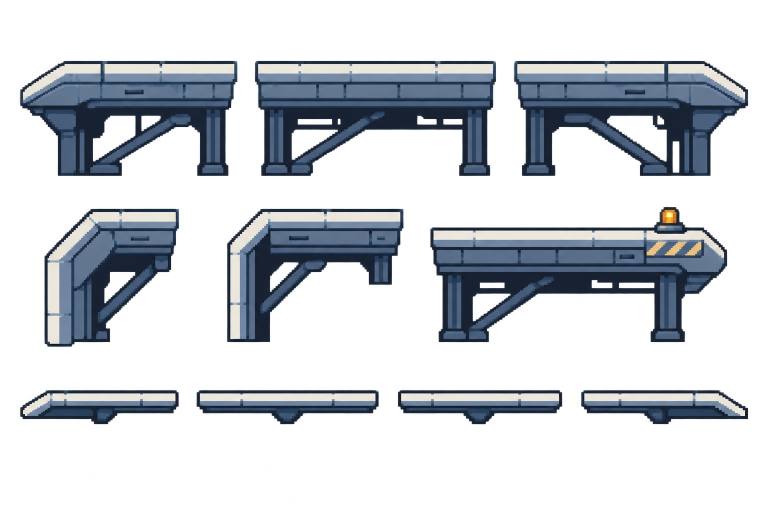
#> input picture assets/artwork/environments/sector-06-rooftop-evacuation-platforms/source/sector-06-rooftop-evacuation-platforms-imagegen-v1.png, 1536 x 1024 px (shown at 1/2 size)
$ python build_platform_atlas.py
#> lines starting #> are read from the running program, lines starting #| are printed output that depends on the picture; after the words box and inside, x2 and y2 are one past the last pixel; in counts of white or black regions, pixels touching at a corner belong together
from pathlib import Path

from PIL import Image, ImageDraw


ROOT = Path(__file__).resolve().parents[1]
EXPORT = ROOT / "export"
PREVIEW = ROOT / "preview"
RAW_SOURCE = ROOT / "source" / "sector-06-rooftop-evacuation-platforms-imagegen-v1.png"
NORMALIZED_SOURCE = EXPORT / "sector-06-rooftop-evacuation-platforms-module-sheet-v1.png"

TILE_SIZE = 32
EDGE_HEIGHT = 8

COLOR = {
    "outline": (20, 31, 45, 255),
    "deep_navy": (30, 47, 66, 255),
    "gantry_shadow": (43, 62, 82, 255),
    "structural_blue": (68, 90, 111, 255),
    "weathered_metal": (112, 132, 147, 255),
    "pale_metal": (183, 192, 193, 255),
    "flight_deck": (218, 217, 207, 255),
    "wind_white": (237, 233, 218, 255),
}


def normalize_imagegen_source():
    """Keep opaque modules and remove only transparent glow/shadow from the built-in source."""
    source = Image.open(RAW_SOURCE).convert("RGBA")
    alpha = source.getchannel("A").point(lambda value: 255 if value >= 128 else 0)
    source.putalpha(alpha)
    normalized = source.quantize(
        colors=24,
        method=Image.Quantize.FASTOCTREE,
        dither=Image.Dither.NONE,
    ).convert("RGBA")
    normalized.save(NORMALIZED_SOURCE, optimize=True)
    return normalized


def build_fill_tile():
    image = Image.new("RGBA", (TILE_SIZE, TILE_SIZE), COLOR["deep_navy"])
    draw = ImageDraw.Draw(image)

    # Each 32px module is one wind-open service bay. Boundary posts and a
    # single diagonal brace establish a gantry silhouette without micro-noise.
    draw.rectangle((0, 0, TILE_SIZE - 1, 4), fill=COLOR["structural_blue"])
    draw.line((0, 0, TILE_SIZE - 1, 0), fill=COLOR["weathered_metal"], width=1)
    draw.line((0, 4, TILE_SIZE - 1, 4), fill=COLOR["outline"], width=1)
    draw.rectangle((0, 5, 3, TILE_SIZE - 1), fill=COLOR["gantry_shadow"])
    draw.rectangle((TILE_SIZE - 4, 5, TILE_SIZE - 1, TILE_SIZE - 1), fill=COLOR["gantry_shadow"])
    draw.line((1, 6, 1, TILE_SIZE - 3), fill=COLOR["structural_blue"], width=1)
    draw.line((TILE_SIZE - 2, 6, TILE_SIZE - 2, TILE_SIZE - 3), fill=COLOR["structural_blue"], width=1)

    draw.line((4, TILE_SIZE - 5, TILE_SIZE - 5, 7), fill=COLOR["gantry_shadow"], width=4)
    draw.line((5, TILE_SIZE - 6, TILE_SIZE - 6, 8), fill=COLOR["structural_blue"], width=1)
    draw.rectangle((0, TILE_SIZE - 4, TILE_SIZE - 1, TILE_SIZE - 1), fill=COLOR["gantry_shadow"])
    draw.line((0, TILE_SIZE - 4, TILE_SIZE - 1, TILE_SIZE - 4), fill=COLOR["weathered_metal"], width=1)
    draw.line((0, TILE_SIZE - 1, TILE_SIZE - 1, TILE_SIZE - 1), fill=COLOR["outline"], width=1)

    return image


def build_edge_tile():
    image = Image.new("RGBA", (TILE_SIZE, EDGE_HEIGHT), (0, 0, 0, 0))
    draw = ImageDraw.Draw(image)

    # A pale chamfered cap reads first; the recessed drainage seam and dark
    # flange below it keep the exterior aviation deck distinct from Sector 05.
    draw.line((0, 0, TILE_SIZE - 1, 0), fill=COLOR["outline"], width=1)
    draw.line((0, 1, TILE_SIZE - 1, 1), fill=COLOR["wind_white"], width=1)
    draw.line((0, 2, TILE_SIZE - 1, 2), fill=COLOR["flight_deck"], width=1)
    draw.line((0, 3, TILE_SIZE - 1, 3), fill=COLOR["pale_metal"], width=1)
    draw.line((0, 4, TILE_SIZE - 1, 4), fill=COLOR["weathered_metal"], width=1)
    draw.line((0, 5, TILE_SIZE - 1, 5), fill=COLOR["structural_blue"], width=1)
    draw.line((0, 6, TILE_SIZE - 1, 6), fill=COLOR["gantry_shadow"], width=1)
    draw.line((0, 7, TILE_SIZE - 1, 7), fill=COLOR["outline"], width=1)

    return image


def tile_region(tile, width, height):
    image = Image.new("RGBA", (width, height), (0, 0, 0, 0))
    for x in range(0, width, tile.width):
        for y in range(0, height, tile.height):
            image.alpha_composite(tile, (x, y))
    return image


def build_preview(fill, edge):
    scale = 4
    canvas = Image.new("RGBA", (768, 384), (10, 24, 41, 255))

    solid = tile_region(fill, 640, 96)
    solid.alpha_composite(tile_region(edge, 640, EDGE_HEIGHT), (0, 0))
    canvas.alpha_composite(solid, (64, 48))

    thin = tile_region(fill, 512, 16)
    thin.alpha_composite(tile_region(edge, 512, EDGE_HEIGHT), (0, 0))
    canvas.alpha_composite(thin, (128, 192))

    fill_large = fill.resize((TILE_SIZE * scale, TILE_SIZE * scale), Image.Resampling.NEAREST)
    edge_large = edge.resize((TILE_SIZE * scale, EDGE_HEIGHT * scale), Image.Resampling.NEAREST)
    canvas.alpha_composite(fill_large, (160, 240))
    canvas.alpha_composite(edge_large, (416, 288))
    return canvas


def main():
    EXPORT.mkdir(parents=True, exist_ok=True)
    PREVIEW.mkdir(parents=True, exist_ok=True)

    normalize_imagegen_source()
#> in normalize_imagegen_source, source is the input picture: PIL image 1536x1024 RGBA; mean R, G, B, A 59.9, 68.6, 79.6, 77
#> in normalize_imagegen_source, `alpha = source.getchannel("A").point(lambda value: 255 if value >= 128..`:
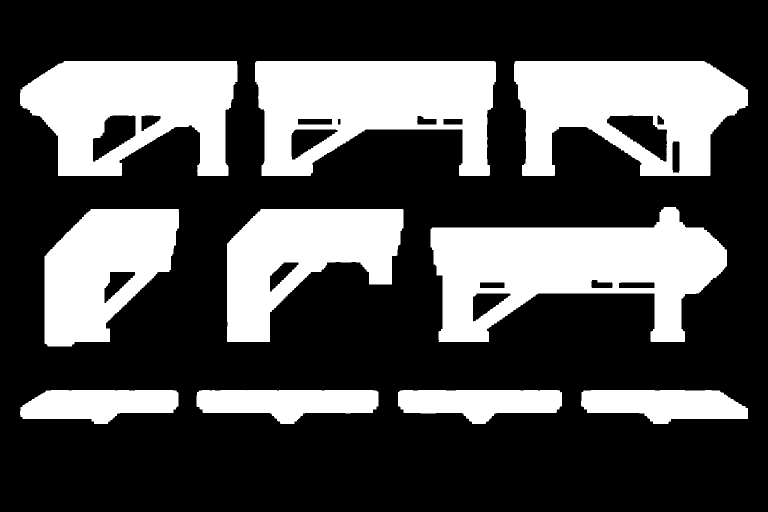
#> alpha: PIL image 1536x1024 L (shown at 1/2 size); 30.5% white; 10 white regions, largest, box (x1, y1, x2, y2) and area: (861, 414, 1454, 684) 90243, (510, 122, 992, 352) 76687, (1028, 122, 1496, 352) 72885
    fill = build_fill_tile()
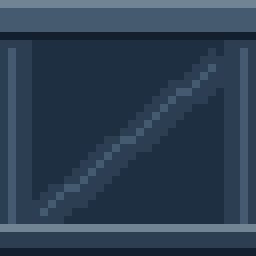
#> fill: PIL image 32x32 RGBA (shown 8 times larger); mean R, G, B, A 44.4, 62.6, 81.7, 255
    edge = build_edge_tile()
    fill.save(EXPORT / "terrain-fill.png", optimize=True)
    edge.save(EXPORT / "terrain-edge.png", optimize=True)
    build_preview(fill, edge).save(
        PREVIEW / "sector-06-rooftop-evacuation-platforms-review-v1.png",
        optimize=True,
    )
#> in build_preview, `canvas = Image.new("RGBA", (768, 384), (10, 24, 41, 255))`:
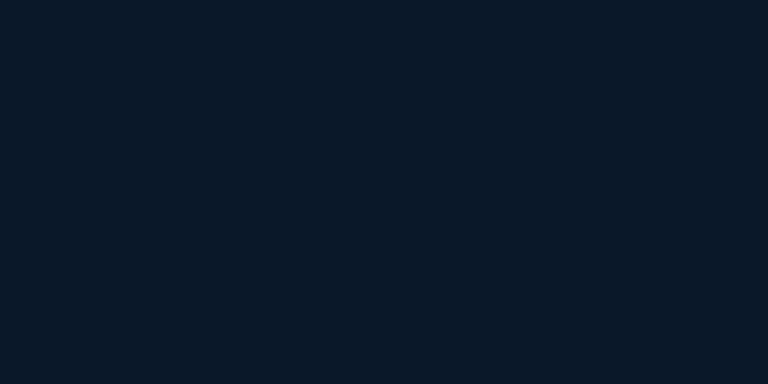
#> canvas: PIL image 768x384 RGBA; mean R, G, B, A 10, 24, 41, 255
#> in tile_region, `image = Image.new("RGBA", (width, height), (0, 0, 0, 0))`: image: PIL image 640x96 RGBA; every value is 0
#> after the loop in tile_region, `for x in range(0, width, tile.width):`:
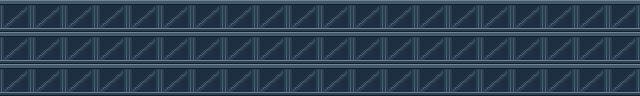
#> image: PIL image 640x96 RGBA; mean R, G, B, A 44.4, 62.6, 81.7, 255
#> call 3 of tile_region, with width = 512, height = 16
#> in tile_region (call 3), `image = Image.new("RGBA", (width, height), (0, 0, 0, 0))`: image: PIL image 512x16 RGBA; every value is 0
#> after the loop in tile_region (call 3), `for x in range(0, width, tile.width):`:
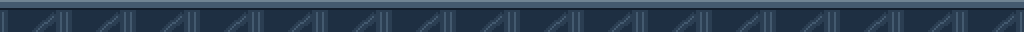
#> image: PIL image 512x16 RGBA (shown 2 times larger); mean R, G, B, A 46.6, 65.1, 84.2, 255
#> in build_preview, `edge_large = edge.resize((TILE_SIZE * scale, EDGE_HEIGHT * scale), Ima..`:
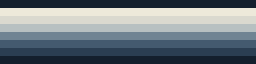
#> edge_large: PIL image 128x32 RGBA (shown 2 times larger); mean R, G, B, A 112.6, 123.5, 131, 255
#> in build_preview, `canvas.alpha_composite(fill_large, (160, 240))`:
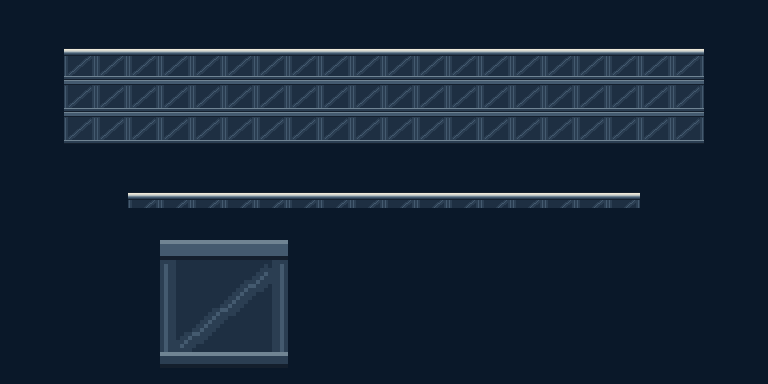
#> canvas: PIL image 768x384 RGBA; mean R, G, B, A 21.9, 36.9, 54.1, 255


if __name__ == "__main__":
    main()
